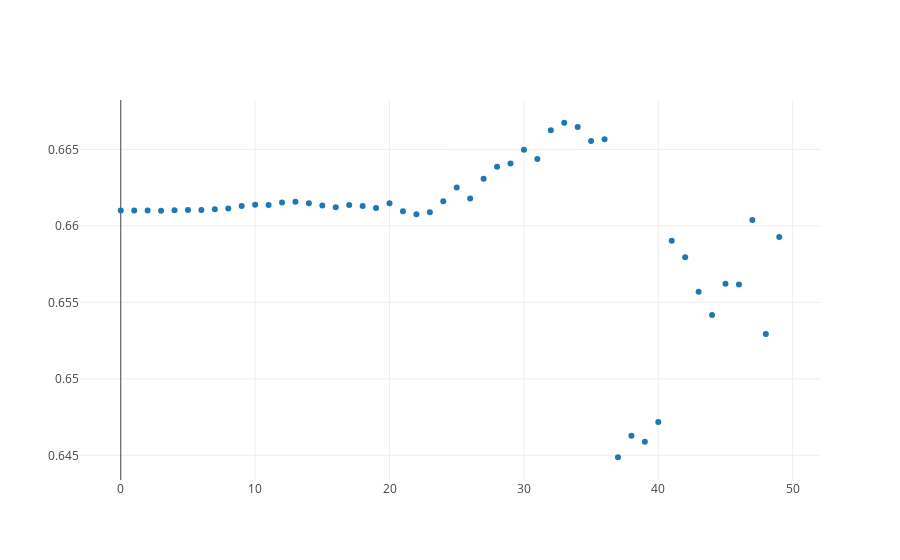

The cell this chart's notebook holds for it:
### Code cell
from graph import trace_values, plot
score_trace = trace_values(x_value_range[-50:], grid_scores[-50:])
plot([score_trace])

### Figure 1 — Plotly figure (JSON) as saved in the notebook; plotly's stock layout.template omitted (floating-point values rounded to 4 significant figures)
{"data": [{"mode": "markers", "name": "data", "text": [], "type": "scatter", "uid": "2757ca82-0a82-4b4e-923e-242ca0dfc2ae", "x": [49, 48, 47, 46, 45, 44, 43, 42, 41, 40, 39, 38, 37, 36, 35, 34, 33, 32, 31, 30, 29, 28, 27, 26, 25, 24, 23, 22, 21, 20, 19, 18, 17, 16, 15, 14, 13, 12, 11, 10, 9, 8, 7, 6, 5, 4, 3, 2, 1, 0], "y": [0.6593, 0.6529, 0.6604, 0.6562, 0.6562, 0.6542, 0.6557, 0.658, 0.659, 0.6472, 0.6459, 0.6463, 0.6449, 0.6657, 0.6656, 0.6665, 0.6667, 0.6663, 0.6644, 0.665, 0.6641, 0.6639, 0.6631, 0.6618, 0.6625, 0.6616, 0.6609, 0.6608, 0.661, 0.6615, 0.6612, 0.6613, 0.6614, 0.6612, 0.6613, 0.6615, 0.6616, 0.6615, 0.6614, 0.6614, 0.6613, 0.6611, 0.6611, 0.661, 0.661, 0.661, 0.661, 0.661, 0.661, 0.661]}], "layout": {}}
